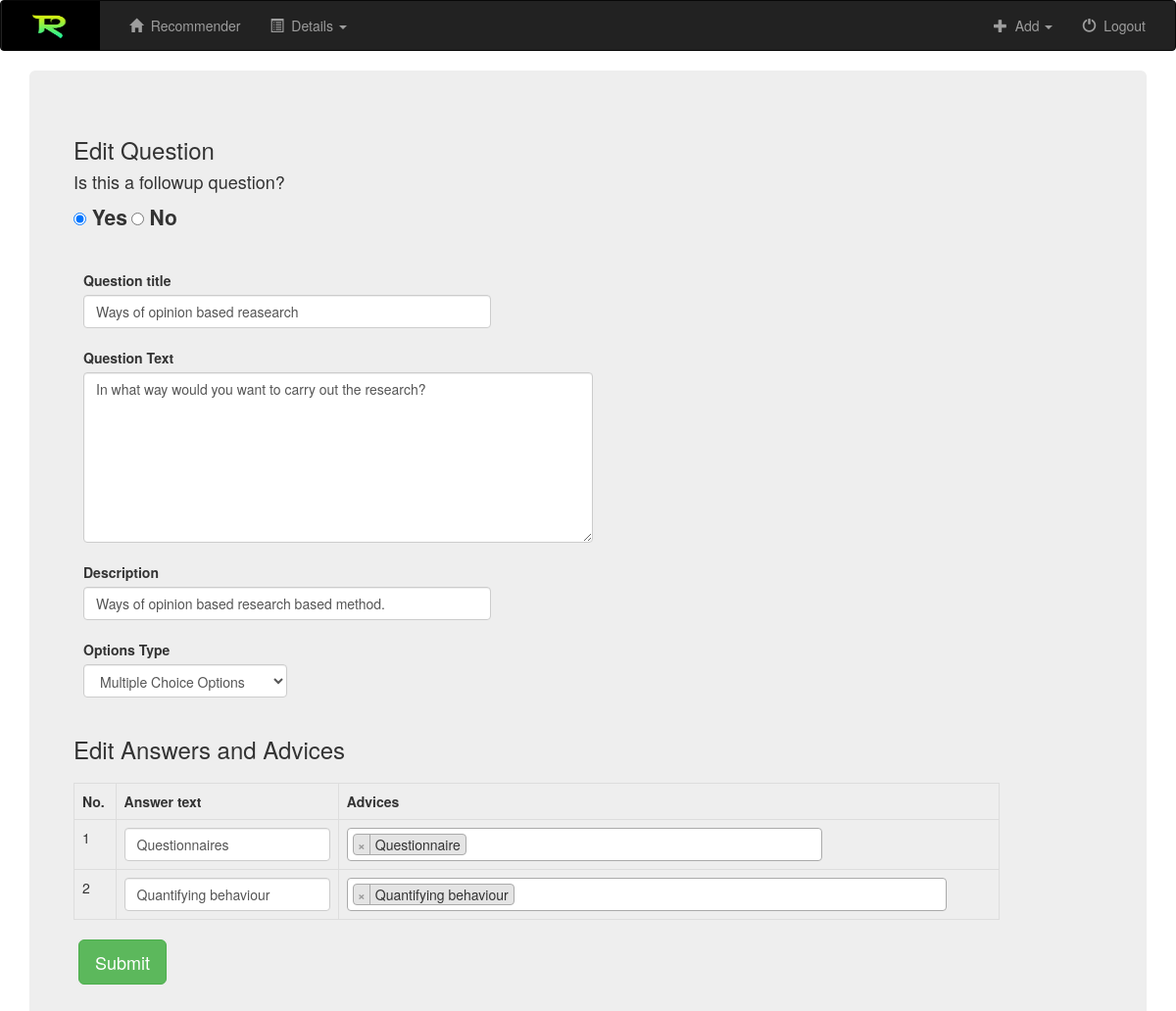
The page /recsystem/editQuestion/176/ on the database its author committed.
### recsystem/models.py (models this page shows, shortened)
class Question(models.Model):
    question_title = models.CharField(max_length = 250)
    question_text = models.TextField(max_length = 3000)
    description = models.TextField(max_length = 3000)
    options_type = models.CharField(max_length = 250)
    followUp = models.BooleanField(default=False)
    max = models.CharField(max_length = 250, null=True)
    min = models.CharField(max_length = 250, null=True)
    step = models.CharField(max_length = 250, null=True)

class Answer(models.Model):
    question = models.ForeignKey(Question, on_delete=models.CASCADE)
    answer_text = models.CharField(max_length = 250)
    max_val = models.CharField(max_length = 250, null=True)
    min_val = models.CharField(max_length = 250, null=True)
    advices = models.ManyToManyField(Advice)

### recsystem/views.py (the view)
# urls.py: url(r'^editQuestion/(?P<question_id>[0-9]+)/$', views.editQuestion, name='editQuestion'),
def editQuestion(request, question_id):
    questions = Question.objects.all()
    question = get_object_or_404(Question, pk=question_id)
    answers = question.answer_set.all()
    allAdvices = Advice.objects.all()
    context = {
    'questions': questions,
    'question': question,
    'answers': answers,
    'allAdvices': allAdvices
    }
    return render(request, 'recsystem/editQuestion.html', context)

### recsystem/templates/recsystem/editQuestion.html (shortened to what this page needs)
{% extends 'recsystem/default.html' %}
{% block body %}
  <div class="container">
    <div class="jumbotron">
      <div class="row">
          <h3>Edit Question</h3>
          <h4>Is this a followup question?</h4>
          {% if question.followUp %}
          <p class="radioClassInput">
            <input type="radio" name="choice" value="yes" id="yes_radio" checked />
            <label for="yes">Yes</label>
          </p>
          <p class="radioClassInput">
            <input type="radio" name="choice" value="no" id="no_radio"/>
            <label for="No">No</label>
          </p>
          {% endif %}
          <div class="quesDetails form-group">
            <label for="question_title">Question title</label>
            <input  class="form-control" type="text" name="que_title" value="{{ question.question_title}}">
          </div>
          <div class="quesDetails">
            <label for="question_text">Question Text</label>
            <textarea  class="form-control" name="que_text" rows="8" cols="80">{{ question.question_text}}</textarea>
          </div>
          <div class="quesDetails">
            <label for="description">Description</label>
            <input class="form-control" type="text" name="desc" value="{{ question.description }}">
          </div>
          <div class="quesDetails">
            <label for="optType">Options Type</label>
            <select class="form-control" name="optype" style="max-width: 20%;">
              {% if question.options_type == 'multi' %}
                <option value="multi" selected >Multiple Choice Options</option>
              {% endif %}
            </select>
          </div>
      </div>
      <div class="row addanswer" >
          <h3>Edit Answers and Advices</h3>
          <div class="answerDivClass" >
            <table  id="answerTable" class="table table-hover table-bordered myAnswerTable">
              {% if question.options_type == 'multi' %}
                <tr>
                  <th>No.</th>
                  <th class="textClass">Answer text</th>
                  <th>Advices</th>
                </tr>
                {% for answer in answers %}
                  <tr>
                      <td>{{ forloop.counter }}</td>
                      <td class="textClass"><input class="form-control" name="answerText{{ forloop.counter }}" type="text" value="{{ answer.answer_text }}"></td>
                      <td>
                      </td>
                  </tr>
                {% endfor %}
              {% endif %}
            </table>
          </div>
      </div>
      <div class="row">
        <button type="button" class="btn btn-success btn-lg submitBtnClass" name="button" onclick="submitData('{{ question.options_type }}')">Submit</button>
      </div>
    </div>
  </div>
{% endblock %}

### recsystem/static/recsystem/main.css (style rules this page uses)
.table { margin-left: 120px; max-width: 1000px; }
.radioClassInput { display: inline-block !important; }
.quesDetails { margin-top: 20px; margin-left: 10px; }
.quesDetails > input { max-width: 40% }
.quesDetails > textarea { max-width: 50% }
.addanswer { margin-top: 20px; }
.addanswer > h3 { margin-top: 20px; }
.answerDivClass { margin-top: 20px; }
.myAnswerTable { float: left; max-width: 90%; margin-right: 20%; margin-left: 0; }
.submitBtnClass { float: left; margin-left: 5px; }

### rows shown on the page
Question: que_title "Ways of opinion based reasearch", que_text "In what way would you want to carry out the research?", desc "Ways of opinion based research based method.", optype "Multiple Choice Options"
Answer: answer_text "Questionnaires"
Answer: answer_text "Quantifying behaviour"
